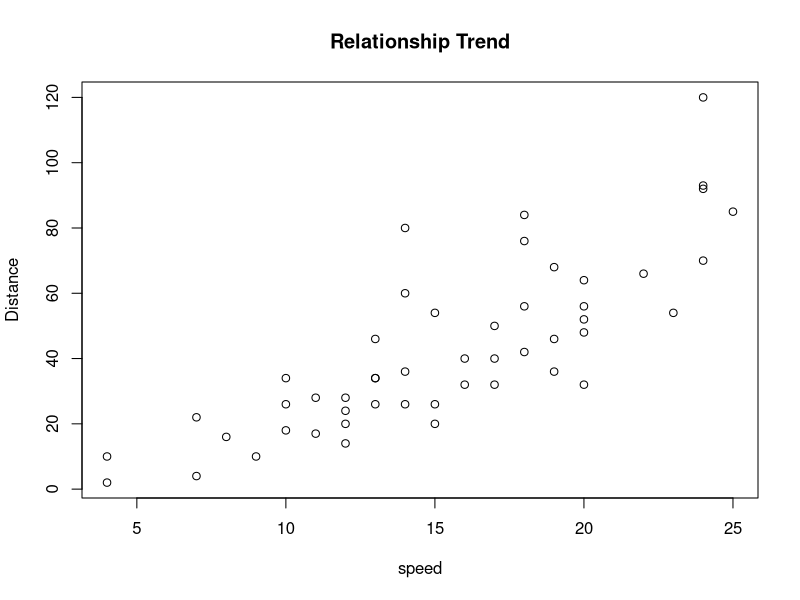
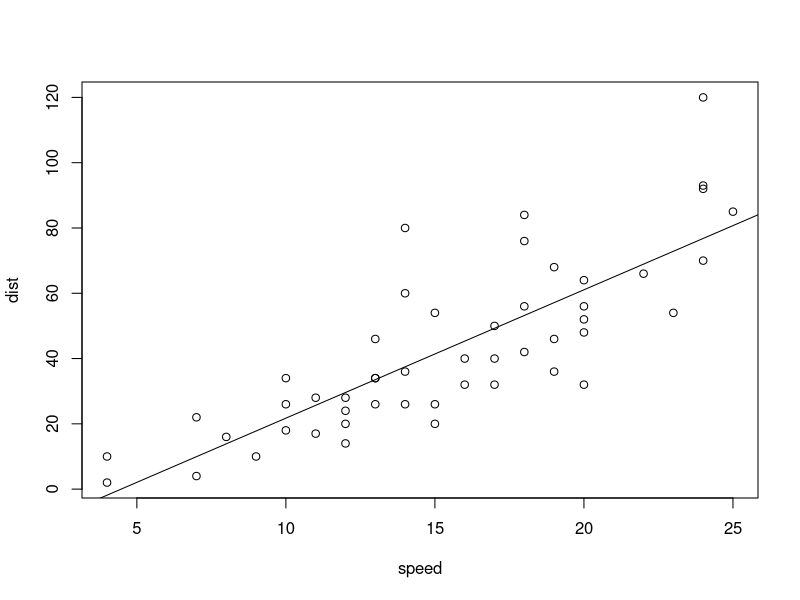
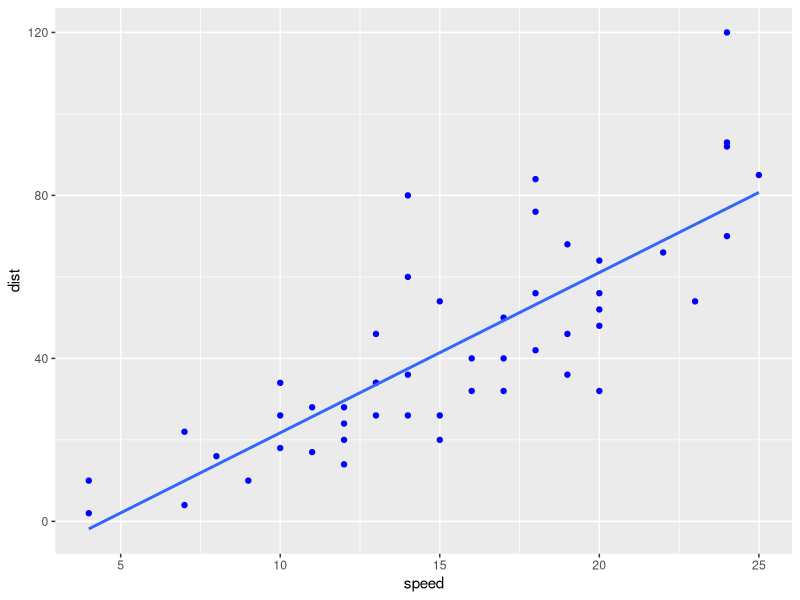
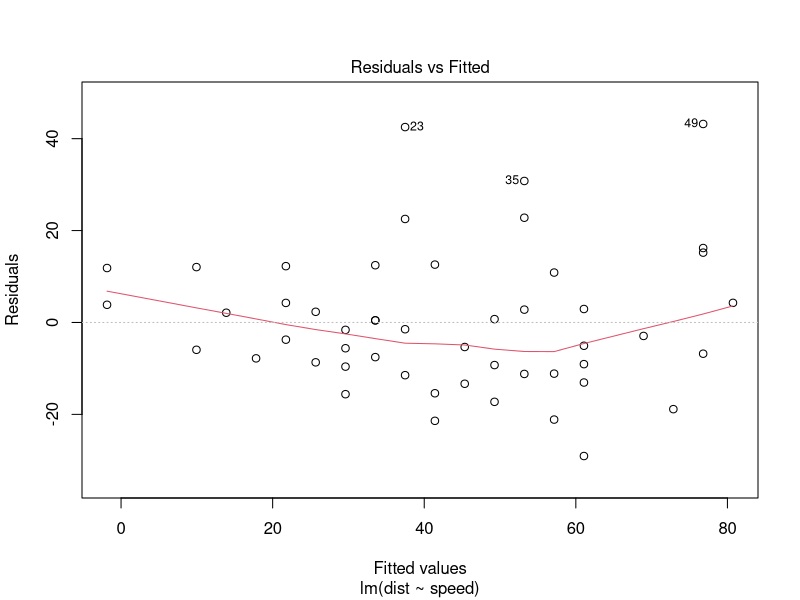
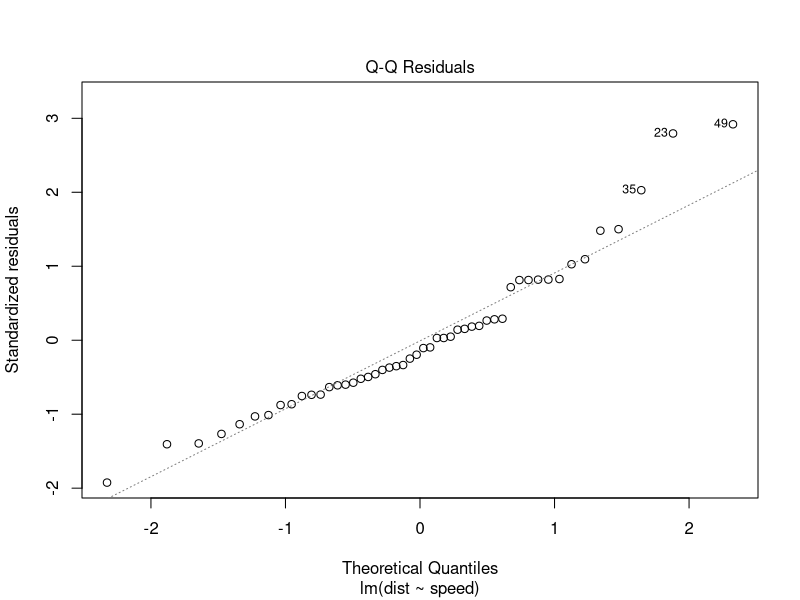
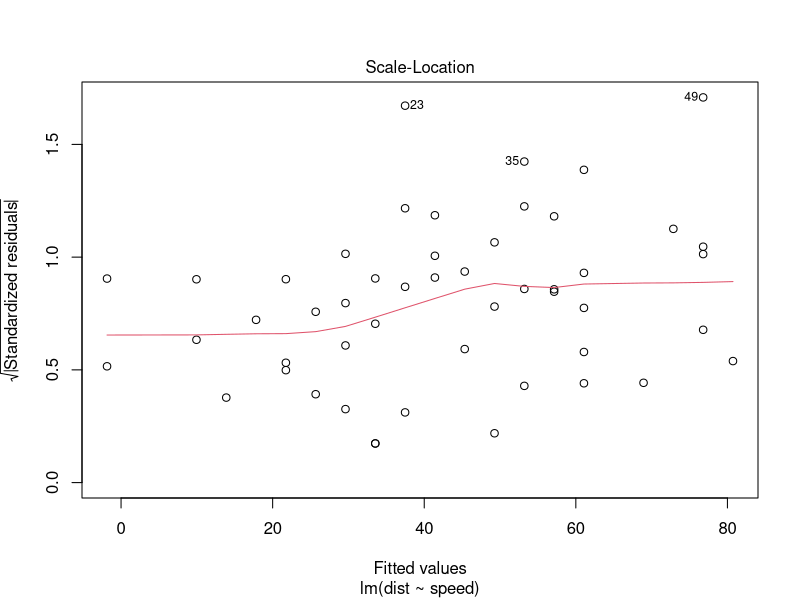
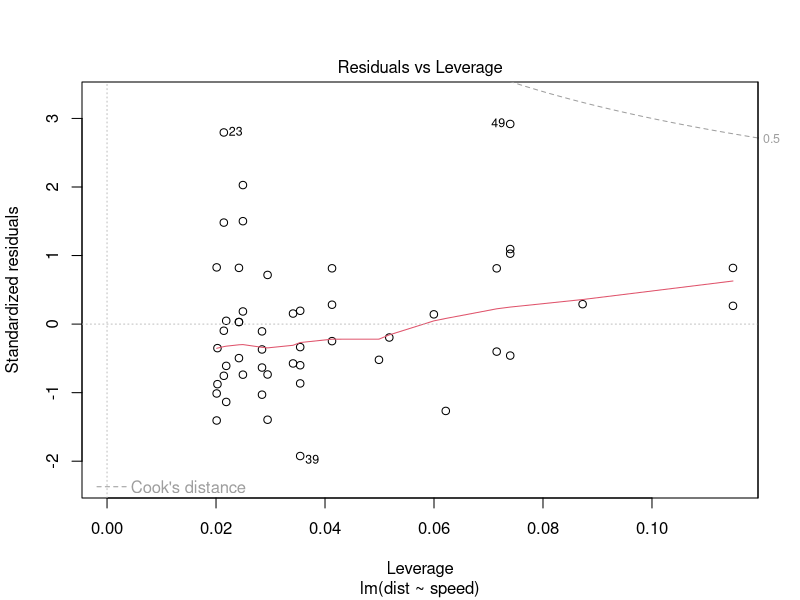
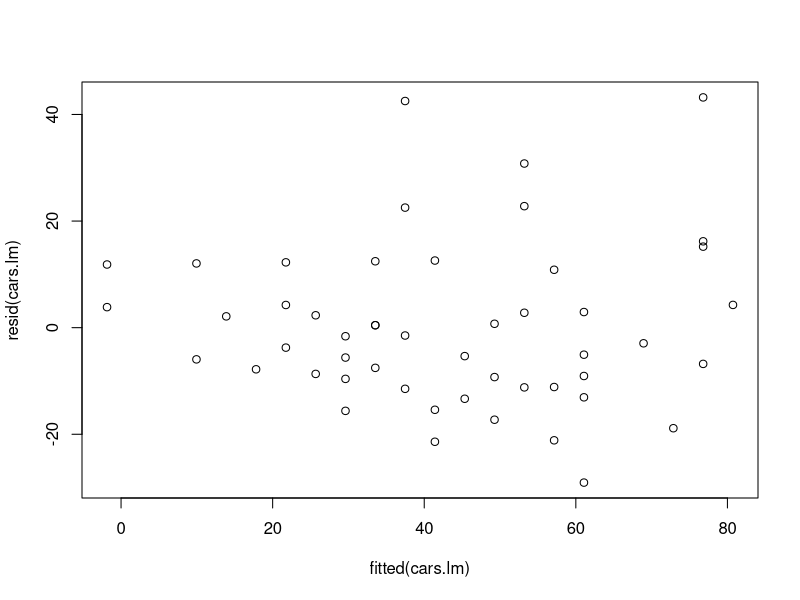

Reproduce these figures in R, in order.
## ---- chunk 1
knitr::opts_chunk$set(echo = TRUE)
## ---- chunk 2
library(datasets)
data(cars)
## ---- chunk 3
library(ggplot2)
library(tidyverse)
## ---- chunk 4
head(cars, n=10)

tail(cars, n=10)
## ---- chunk 5
nrow(cars)
ncol(cars)

str(cars)

## ---- chunk 6
min(cars$speed)

max(cars$speed)
## ---- chunk 7
plot(cars[,"speed"],cars[,"dist"], main="Relationship Trend",
xlab="speed", ylab="Distance")
## ---- chunk 8
summary(cars)
## ---- chunk 9
table(is.na(cars))
## ---- chunk 10
cars.lm <- lm(dist ~ speed, data=cars)

cars.lm
## ---- chunk 11
plot(dist ~ speed, data=cars)
abline(cars.lm)
## ---- chunk 12
summary(cars.lm)
## ---- chunk 13
ggplot(data = cars, aes(x = speed, y = dist)) + 
geom_point(color='blue') +
geom_smooth(method = "lm", se = FALSE)#+xlim(0,25000)
## ---- chunk 14
linear_model <- lm(dist~speed,cars)

plot(linear_model)
## ---- chunk 15
plot(fitted(cars.lm),resid(cars.lm))
## ---- chunk 16
qqnorm(resid(cars.lm))
qqline(resid(cars.lm))
## ---- chunk 17
par(mfrow=c(2,2))
plot(cars.lm)
